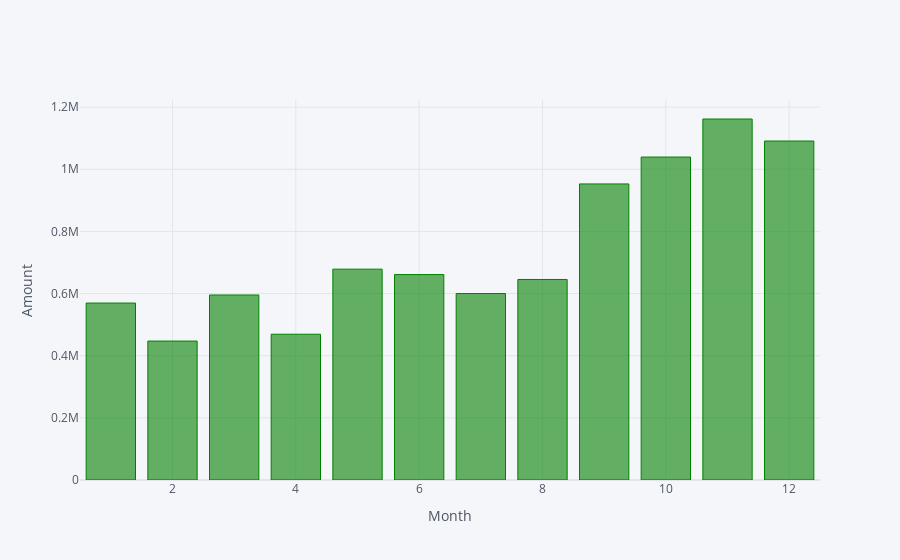

Write notebook code for a chart like this one.
### Code cell
df.groupby('Month')['Amount'].sum().iplot(kind='bar',color='Green',xTitle='Month',yTitle='Amount') #intractive plots

### Figure 1 — Plotly figure (JSON) as saved in the notebook; plotly's stock layout.template omitted (floating-point values rounded to 4 significant figures)
{"data": [{"marker": {"color": "rgba(0, 128, 0, 0.6)", "line": {"color": "rgba(0, 128, 0, 1.0)", "width": 1}}, "name": "Amount", "orientation": "v", "text": "", "type": "bar", "x": [1, 2, 3, 4, 5, 6, 7, 8, 9, 10, 11, 12], "y": [569400.0, 447100.0, 595500.0, 469200.0, 678600.0, 661200.0, 600100.0, 645300.0, 952800.0, 1039000.0, 1162000.0, 1091000.0]}], "layout": {"autosize": true, "legend": {"bgcolor": "#F5F6F9", "font": {"color": "#4D5663"}}, "paper_bgcolor": "#F5F6F9", "plot_bgcolor": "#F5F6F9", "title": {"font": {"color": "#4D5663"}}, "xaxis": {"autorange": true, "gridcolor": "#E1E5ED", "range": [0.5, 12.5], "showgrid": true, "tickfont": {"color": "#4D5663"}, "title": {"font": {"color": "#4D5663"}, "text": "Month"}, "type": "linear", "zerolinecolor": "#E1E5ED"}, "yaxis": {"autorange": true, "gridcolor": "#E1E5ED", "range": [0, 1223000.0], "showgrid": true, "tickfont": {"color": "#4D5663"}, "title": {"font": {"color": "#4D5663"}, "text": "Amount"}, "type": "linear", "zerolinecolor": "#E1E5ED"}}}
